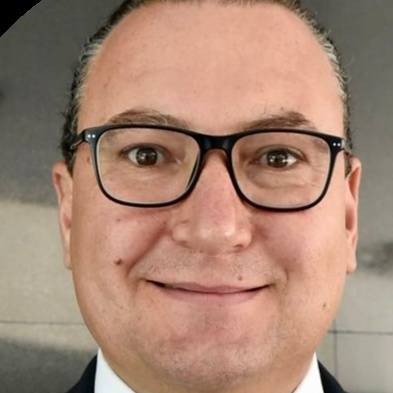
#> input picture fotos/caras/0103__PAULO_GONZALO_MARTINEZ_LOPEZ__PAN_0.jpg, 393 x 393 px; its folder holds only this picture in this run
$ jupyter execute --allow-errors deteccion_color.ipynb
#> lines starting #> are read from the running program, lines starting #| are printed output that depends on the picture; after the words box and inside, x2 and y2 are one past the last pixel; in counts of white or black regions, pixels touching at a corner belong together; long printed decimals are rounded
[cell 1]
# imports

import numpy as np
import cv2
import os
import pandas as pd
from sklearn.cluster import KMeans
from collections import Counter
import colorsys

[cell 2]
# use a openCV cascade to find all the faces in an image
# input:  image (already read in with cv2)
#         cascade file
# output: LIST of tuples, (x, y, width, height) for a box that encases each face

CASCADE = "insumos-python/haarcascade_frontalface_default.xml"

def detect_faces(image, cascade_path=CASCADE):

    # read in the cascade
    face_cascade = cv2.CascadeClassifier(cascade_path)

    # convert the image to grayscale-- this makes processing easier
    grayscale_image = cv2.cvtColor(image, cv2.COLOR_BGR2GRAY)

    # detect the faces with adjust params
    faces = face_cascade.detectMultiScale(
            grayscale_image,
            scaleFactor=1.1,
            minNeighbors=5)

    # output a LIST of tuples, each representing a face
    return faces

[cell 3]
# find the faces in a single image, and crop the photo down around them
# input:  image path
# output: None
#         saves the cropped images to the "faces" directory

OUTPUT = "fotos/caras/{}_{}.jpg"

def get_faces_in_image(image_path, output_format=OUTPUT):

    # read in the image
    # path is in the form: "all_pictures/covers/vvv_ii_yyyy.jpg
    image_name = image_path.split("/")[1].split(".")[0]
    image = cv2.imread(image_path)
    print(image_name)
    faces = [detect_faces(image)[0]]

    # save each face as its own image
    face_number = 0
    for (x, y, width, height) in faces:

        # openCV treats each image as a numpy array, so you can "slice" the pixels
        cropped = image[y : y + height, x : x + width]

        # record how many faces are in each picture
        file_name = output_format.format(image_name, face_number)
        cv2.imwrite(file_name, cropped)
        face_number += 1

    # were there any faces found?
    return (face_number != 0)

[cell 4]
DIR = "photos"

def get_all_faces(directory=DIR):

    # loop through all cover images
    for image in os.listdir(directory):

        # image paths from os.listdir don't include the name of the directory
        # so it needs to be added in
        image_path = "{}/{}".format(DIR, image)

        # save the cropped faces of each image
        get_faces_in_image(image_path)

#> (a cell that did not finish here is left out)

# Obteniending la piel

[cell 6]
def rgb_to_hex(rgb):
    return '#{:02x}{:02x}{:02x}'.format(int(rgb[2]), int(rgb[1]), int(rgb[0]))

[cell 7]
rgb_to_hex([10,10,10])

[cell 8]
def cluster_face(ruta,archivo):

#> called with ruta = 'fotos/caras/'
    image = cv2.imread(ruta+archivo)
#> image is the input picture: shape (393, 393, 3); mean B, G, R 115.4, 133.5, 165.8

    # save a patch of pixels from the center of the pic to identify the skin label
    (height, width, three) = image.shape
#> height = 393; width = 393; three = 3
    (center_x, center_y) = (width // 2, height // 2)
#> center_x = 196; center_y = 196
    patch = image[center_x - 10 : center_x + 10, center_y - 10 : center_y + 10]
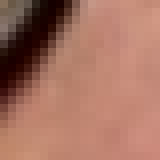
#> patch: shape (20, 20, 3) (shown 8 times larger); mean B, G, R 97.7, 114.2, 165.6
    flattened_patch = patch.transpose(2, 0, 1). reshape(3, -1).transpose()
#> flattened_patch = 400 rows, first 8: [90, 111, 133], [71, 89, 106], [85, 98, 112], [75, 84, 97], [26, 35, 45], [5, 10, 25], [0, 0, 21], [0, 1, 26]

    # remove white pixels, and fit a classifier
    flattened = image.transpose(2, 0, 1).reshape(3, -1).transpose()
    pixeles = np.array([pixel for pixel in flattened ])
    k_means = KMeans(n_clusters=2)
    k_means.fit(pixeles)

    # identify the skin label
    patch_labels = k_means.predict(flattened_patch)
#> patch_labels = 400 values, max 1 at index 10, min 0 at index 0, mean 0.765
    skin_label = Counter(patch_labels).most_common()[0][0]
#> skin_label = 1

    # save the average skin pixel
    all_labels = k_means.predict(pixeles)
    skin_mask = (all_labels == skin_label)
    skin_pixels = pixeles[skin_mask]
    para_exportar = [all_labels]

    mascara = np.array([np.array(pixeles[i_pix]) if skin_mask[i_pix] else np.array([255,255,225]) for i_pix in range(len(pixeles)) ]).reshape(width,height,3)
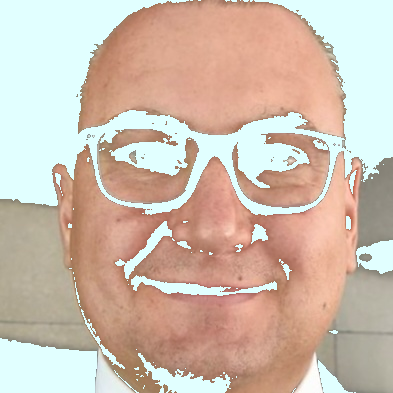
#> mascara: shape (393, 393, 3) int64; mean of channels 0, 1, 2 172.9, 187.6, 206.8; drawn as B, G, R
    average_color = np.average(skin_pixels, axis=0)
#> average_color = [135.4, 156.8, 198.4]
    print(archivo,average_color)
#| 0103__PAULO_GONZALO_MARTINEZ_LOPEZ__PAN_0.jpg [135.423 156.799 198.441]

    mascara[:int(width/3),:int(height/3)] = average_color
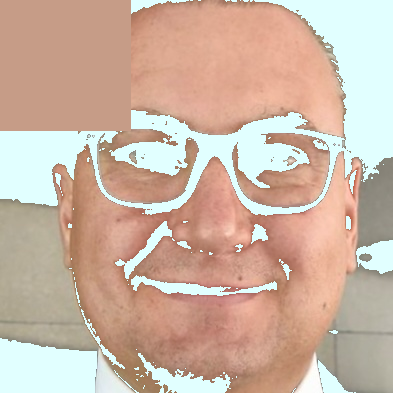
#> mascara: shape (393, 393, 3) int64; 11.11% of pixels changed, all inside (x1, y1, x2, y2) = (0, 0, 131, 131); drawn as B, G, R
    cv2.imwrite("fotos/color_promedio/"+archivo,mascara)
    return (rgb_to_hex(average_color),archivo.split("_")[0])

[cell 9]
ruta = "fotos/caras/"
archivos = os.listdir(ruta)
diccionario_cvedis_hex={}
for archivo in archivos:

    color, cvedis = cluster_face(ruta,archivo)
#> color = '#c69c87'; cvedis = '0103'
    diccionario_cvedis_hex[cvedis] = color

$ run again, on fotos/caras/0505__JOSE_GUILLERMO_ANAYA_LLAMAS__FUERZA_Y_CORAZON_POR_MEXICO_0.jpg
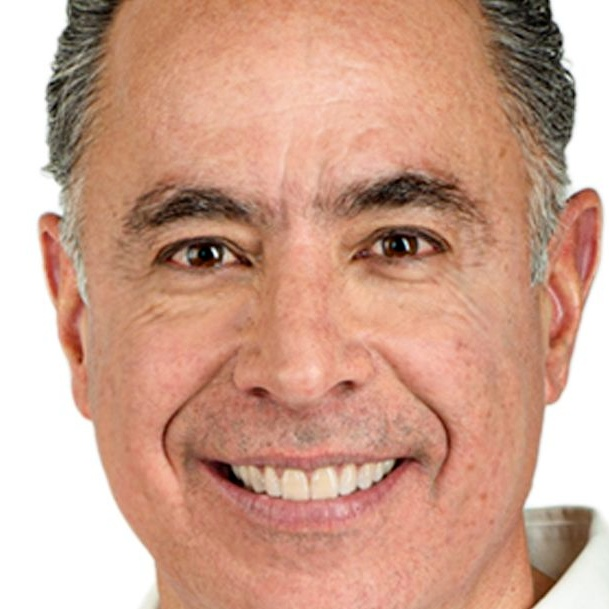
#> input picture fotos/caras/0505__JOSE_GUILLERMO_ANAYA_LLAMAS__FUERZA_Y_CORAZON_POR_MEXICO_0.jpg, 609 x 609 px
#> in cluster_face, image is the input picture: shape (609, 609, 3); mean B, G, R 142.1, 162, 206
#> in cluster_face, `patch = image[center_x - 10 : center_x + 10, center_y - 10 : center_y ..`:
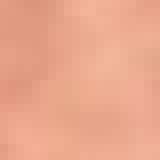
#> patch: shape (20, 20, 3) (shown 8 times larger); mean B, G, R 139.8, 166.6, 233.8
#> flattened_patch = 400 rows, first 8: [130, 155, 227], [128, 153, 225], [126, 151, 223], [123, 148, 220], [123, 149, 219], [125, 151, 221], [128, 155, 222], [134, 161, 228]
#> patch_labels = 400 values from 0 to 0
#> skin_label = 0
#> average_color = [115, 139.4, 194]
#| 0505__JOSE_GUILLERMO_ANAYA_LLAMAS__FUERZA_Y_CORAZON_POR_MEXICO_0.jpg [114.968 139.358 194.013]
#> in cluster_face, `mascara[:int(width/3),:int(height/3)] = average_color`:
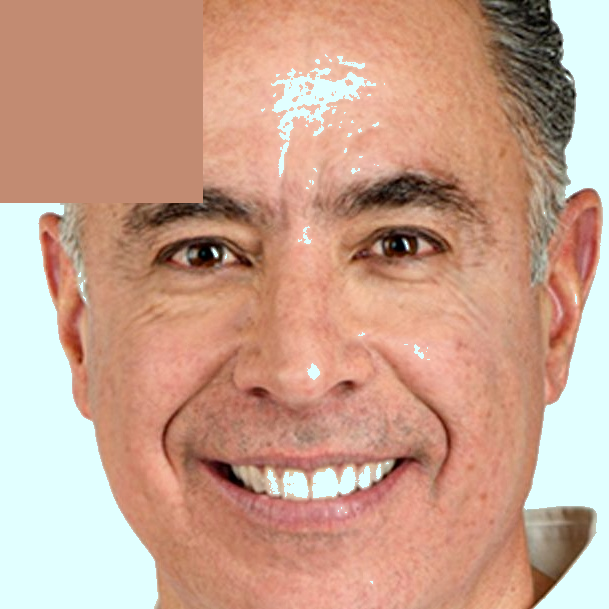
#> mascara: shape (609, 609, 3) int64; mean of channels 0, 1, 2 140.9, 160.8, 201.5; drawn as B, G, R
#> color = '#c28b72'; cvedis = '0505'

$ run again, on fotos/caras/0506__CINTIA_CUEVAS_SANCHEZ__SIGAMOS_HACIENDO_HISTORIA_0.jpg
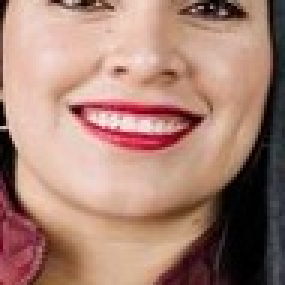
#> input picture fotos/caras/0506__CINTIA_CUEVAS_SANCHEZ__SIGAMOS_HACIENDO_HISTORIA_0.jpg, 95 x 95 px (shown 3 times larger)
#> in cluster_face, image is the input picture: shape (95, 95, 3); mean B, G, R 116.4, 129.9, 168.2
#> in cluster_face, `patch = image[center_x - 10 : center_x + 10, center_y - 10 : center_y ..`:
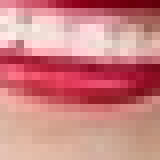
#> patch: shape (20, 20, 3) (shown 8 times larger); mean B, G, R 129.5, 128.6, 204.8
#> flattened_patch = 400 rows, first 8: [153, 138, 229], [150, 132, 231], [128, 110, 217], [113, 92, 208], [103, 82, 204], [98, 75, 203], [74, 49, 183], [51, 25, 162]
#> patch_labels = 400 values, max 1 at index 6, min 0 at index 0, mean 0.22
#> skin_label = 0
#> all_labels = 9025 values, max 1 at index 0, min 0 at index 3, mean 0.304
#> average_color = [151, 169.5, 211.4]
#| 0506__CINTIA_CUEVAS_SANCHEZ__SIGAMOS_HACIENDO_HISTORIA_0.jpg [151.019 169.510 211.379]
#> in cluster_face, `mascara[:int(width/3),:int(height/3)] = average_color`:
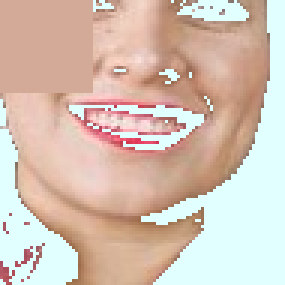
#> mascara: shape (95, 95, 3) int64 (shown 3 times larger); mean of channels 0, 1, 2 179.6, 192.9, 213.8; drawn as B, G, R
#> color = '#d3a997'; cvedis = '0506'

$ run again, on fotos/caras/0508__HILDA_MAGDALENA_LICERIO_VALDÉS__SIGAMOS_HACIENDO_HISTORIA_0.jpg
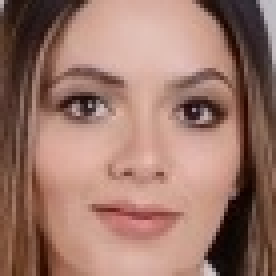
#> input picture fotos/caras/0508__HILDA_MAGDALENA_LICERIO_VALDÉS__SIGAMOS_HACIENDO_HISTORIA_0.jpg, 69 x 69 px (shown 4 times larger)
#> in cluster_face, image is the input picture: shape (69, 69, 3); mean B, G, R 106.1, 118.3, 156.2
#> in cluster_face, `patch = image[center_x - 10 : center_x + 10, center_y - 10 : center_y ..`:
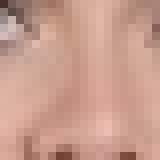
#> patch: shape (20, 20, 3) (shown 8 times larger); mean B, G, R 141.9, 156.8, 200.6
#> flattened_patch = 400 rows, first 8: [44, 49, 70], [87, 93, 116], [101, 110, 137], [100, 111, 143], [114, 126, 162], [108, 122, 164], [100, 116, 159], [110, 126, 172]
#> patch_labels = 400 values, max 1 at index 0, min 0 at index 3, mean 0.03
#> skin_label = 0
#> all_labels = 4761 values, max 1 at index 1, min 0 at index 0, mean 0.395
#> skin_pixels = 2880 rows, first 8: [177, 177, 191], [113, 127, 163], [140, 156, 193], [140, 156, 198], [145, 161, 203], [149, 165, 208], [151, 167, 210], [155, 168, 212]
#> average_color = [144.3, 157.8, 201.1]
#| 0508__HILDA_MAGDALENA_LICERIO_VALDÉS__SIGAMOS_HACIENDO_HISTORIA_0.jpg [144.342 157.809   201.132]
#> in cluster_face, `mascara[:int(width/3),:int(height/3)] = average_color`:
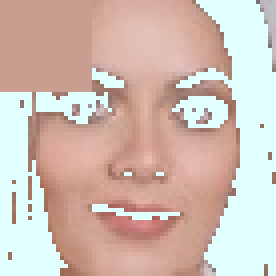
#> mascara: shape (69, 69, 3) int64 (shown 4 times larger); mean of channels 0, 1, 2 179.9, 189, 209.2; drawn as B, G, R
#> color = '#c99d90'; cvedis = '0508'

$ run again, on fotos/caras/0204__SOCORRO_IRMA_ANDAZOLA_GÓMEZ__Morena_0.jpg
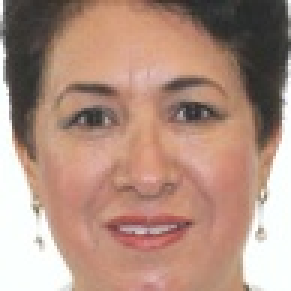
#> input picture fotos/caras/0204__SOCORRO_IRMA_ANDAZOLA_GÓMEZ__Morena_0.jpg, 97 x 97 px (shown 3 times larger)
#> in cluster_face, image is the input picture: shape (97, 97, 3); mean B, G, R 129.3, 144.2, 176.9
#> in cluster_face, `patch = image[center_x - 10 : center_x + 10, center_y - 10 : center_y ..`:
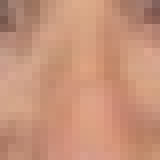
#> patch: shape (20, 20, 3) (shown 8 times larger); mean B, G, R 121.3, 146.6, 199.3
#> flattened_patch = 400 rows, first 8: [89, 100, 128], [115, 127, 161], [110, 126, 163], [95, 114, 152], [95, 117, 159], [114, 139, 183], [122, 148, 194], [130, 158, 205]
#> patch_labels = 400 values, max 1 at index 0, min 0 at index 1, mean 0.0325
#> skin_label = 0
#> all_labels = 9409 values, max 1 at index 1, min 0 at index 0, mean 0.238
#> average_color = [149.7, 167.2, 205.7]
#| 0204__SOCORRO_IRMA_ANDAZOLA_GÓMEZ__Morena_0.jpg [149.695 167.178 205.652 ]
#> in cluster_face, `mascara[:int(width/3),:int(height/3)] = average_color`:
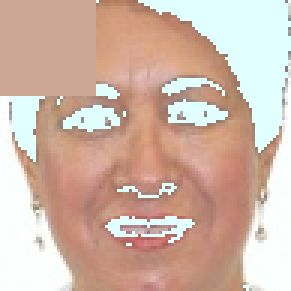
#> mascara: shape (97, 97, 3) int64 (shown 3 times larger); mean of channels 0, 1, 2 168.5, 182.6, 209.3; drawn as B, G, R
#> color = '#cda795'; cvedis = '0204'
